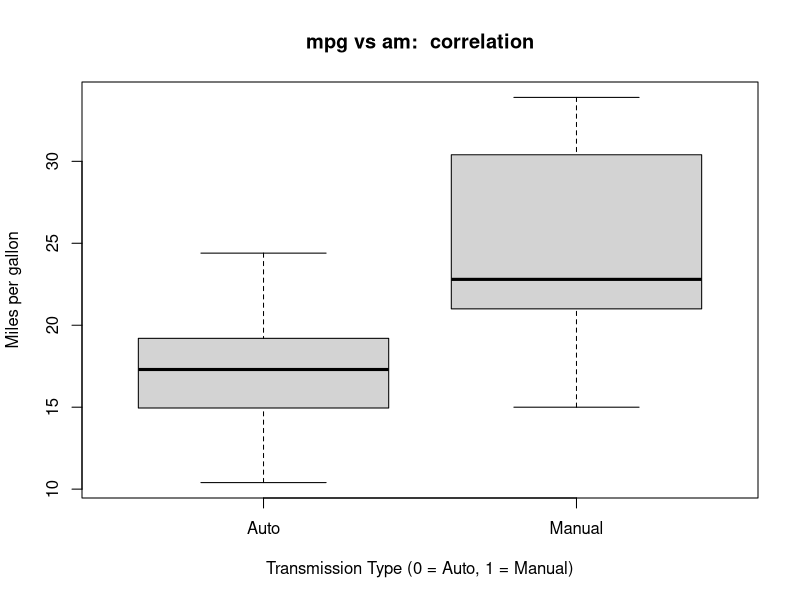
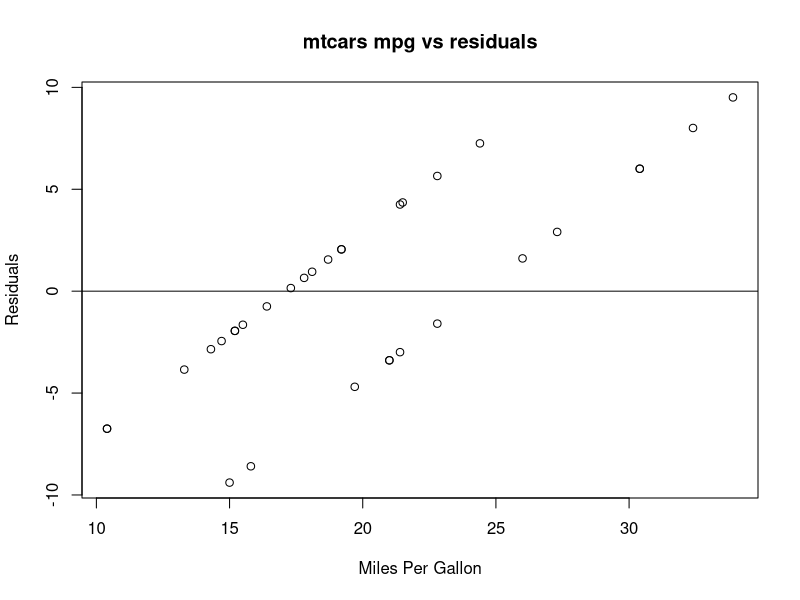

R code for these plots, in order:
## ---- chunk 1
library(datasets)
data(mtcars)

dim(mtcars)
names(mtcars)
head(mtcars, 3)
## ---- chunk 2
cor(mtcars$mpg, mtcars[, -c(1)])
## ---- chunk 3
mtcars$am <- as.factor(mtcars$am); levels(mtcars$am) <- c("Auto", "Manual")
## ---- chunk 4
t.test(mtcars$mpg ~ mtcars$am, confid.level=0.975)
## ---- chunk 5
fit1 <- lm(mpg ~ am, data=mtcars)
fit2 <- lm(mpg ~ I(factor(am)):qsec, data=mtcars)
summary(fit2)
## ---- chunk 6
anova(fit1, fit2)
## ---- chunk 7
data(mtcars)
plot(mtcars$am, mtcars$mpg, xlab="Transmission Type (0 = Auto, 1 = Manual)",
     ylab="Miles per gallon", main="mpg vs am:  correlation" )
## ---- chunk 8
residuals <- resid(fit1)
plot(mtcars$mpg, residuals, ylab="Residuals", 
     xlab="Miles Per Gallon", 
     main="mtcars mpg vs residuals") 
abline(0, 0)
